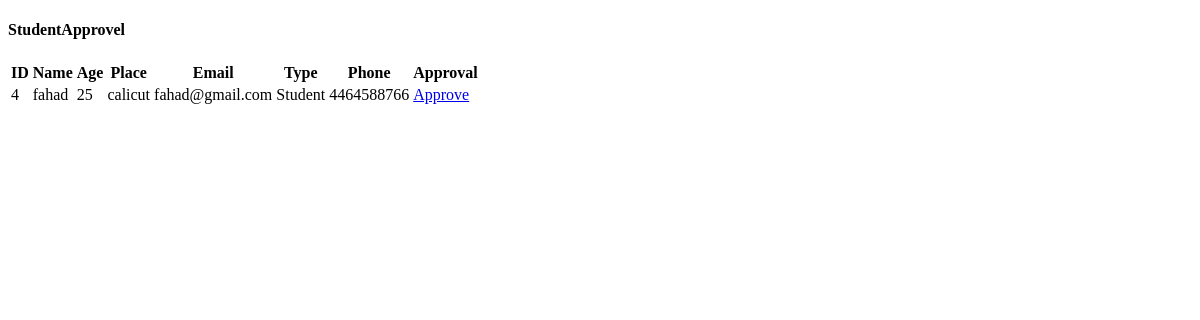
/sa, run on the app's committed database.
### student/models.py (models this page shows)
class Student(models.Model):
    Name=models.CharField(max_length=50)
    Age=models.IntegerField()
    Place=models.CharField(max_length=50)
    Email=models.EmailField()
    Type=models.CharField(max_length=50)
    Phone=models.IntegerField()
    User=models.CharField(max_length=50)
    Password=models.CharField(max_length=50)
    Value=models.IntegerField(default=0)

### adminss/views.py (the view)
# urls.py: path('sa',views.studapr,name="studapr"),
def studapr(request):
    sa=Student.objects.filter(Value=0)
    return render(request,'studapr.html',{'da':sa})

### adminss/templates/studapr.html (shortened to what this page needs)
{% load static %}
<!doctype html>
<html lang="en">
  <head>
	<link rel="stylesheet" href="{% static 'https://stackpath.bootstrapcdn.com/font-awesome/4.7.0/css/font-awesome.min.css' %}">
	<link rel="stylesheet" href="{% static 'css/style.css' %}">
	</head>
	<body>
	<section class="ftco-section">
		<div class="container">
			<div class="row">
				<div class="col-md-12">
					<h4 class="text-center mb-4">StudentApprovel</h4>
					<div class="table-wrap">
						<table class="table">
					    <thead class="thead-primary">
					      <tr>
							<th>ID</th>
					        <th>Name</th>
					        <th>Age</th>
					        <th>Place</th>
					        <th>Email</th>
					        <th>Type</th>
					        <th>Phone</th>
					        <th>Approval</th>
					      </tr>
					    </thead>
					    <tbody>
							{% for i in da %}
							<tr>
							  <td>{{i.id}}</td>
							  <td>{{i.Name}}</td>
							  <td>{{i.Age}}</td>
							  <td>{{i.Place}}</td>
							  <td>{{i.Email}}</td>
							  <td>{{i.Type}}</td>
							  <td>{{i.Phone}}</td>
							  <td><a href="{% url 'studaproved' i.id %}" class="btn btn-primary">Approve</a></td>
							</tr>
							{% endfor %}
					    </tbody>
					  </table>
					</div>
				</div>
			</div>
		</div>
	</section>
	</body>
</html>

### adminss/static/style.css (style rules this page uses)
body { background-image: url("backg.png"); }

### data on the page
Student: id "4", Name "fahad", Age "25", Place "calicut", Email "fahad@gmail.com", Type "Student", Phone "4464588766"
